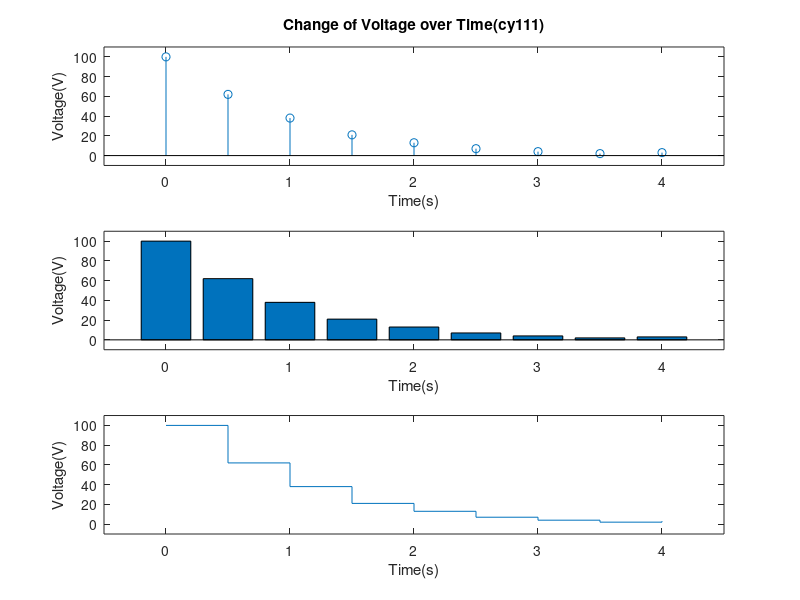

Write MATLAB code to recreate this figure.
%[VoltageCalc.m]
%[Cemal Yagcioglu]
%[October 16,2016]
% I have adhered to all the tenets of the 
% Duke Community Standard in creating this code.
% Signed: [cy111]
hold off
hold off
Time = linspace(0,4,9)
Voltage = [100,62,38,21,13,7,4,2,3]
subplot(3,1,1)
stem(Time,Voltage)
title('Change of Voltage over Time(cy111)')
xlabel('Time(s)')
ylabel('Voltage(V)')
axis([-0.5,4.5,-10,110])

subplot(3,1,2)
bar(Time,Voltage)
xlabel('Time(s)')
ylabel('Voltage(V)')
axis([-0.5,4.5,-10,110])

subplot(3,1,3)
stairs(Time,Voltage)
xlabel('Time(s)')
ylabel('Voltage(V)')
axis([-0.5,4.5,-10,110])
print -depsc VoltageCalc
